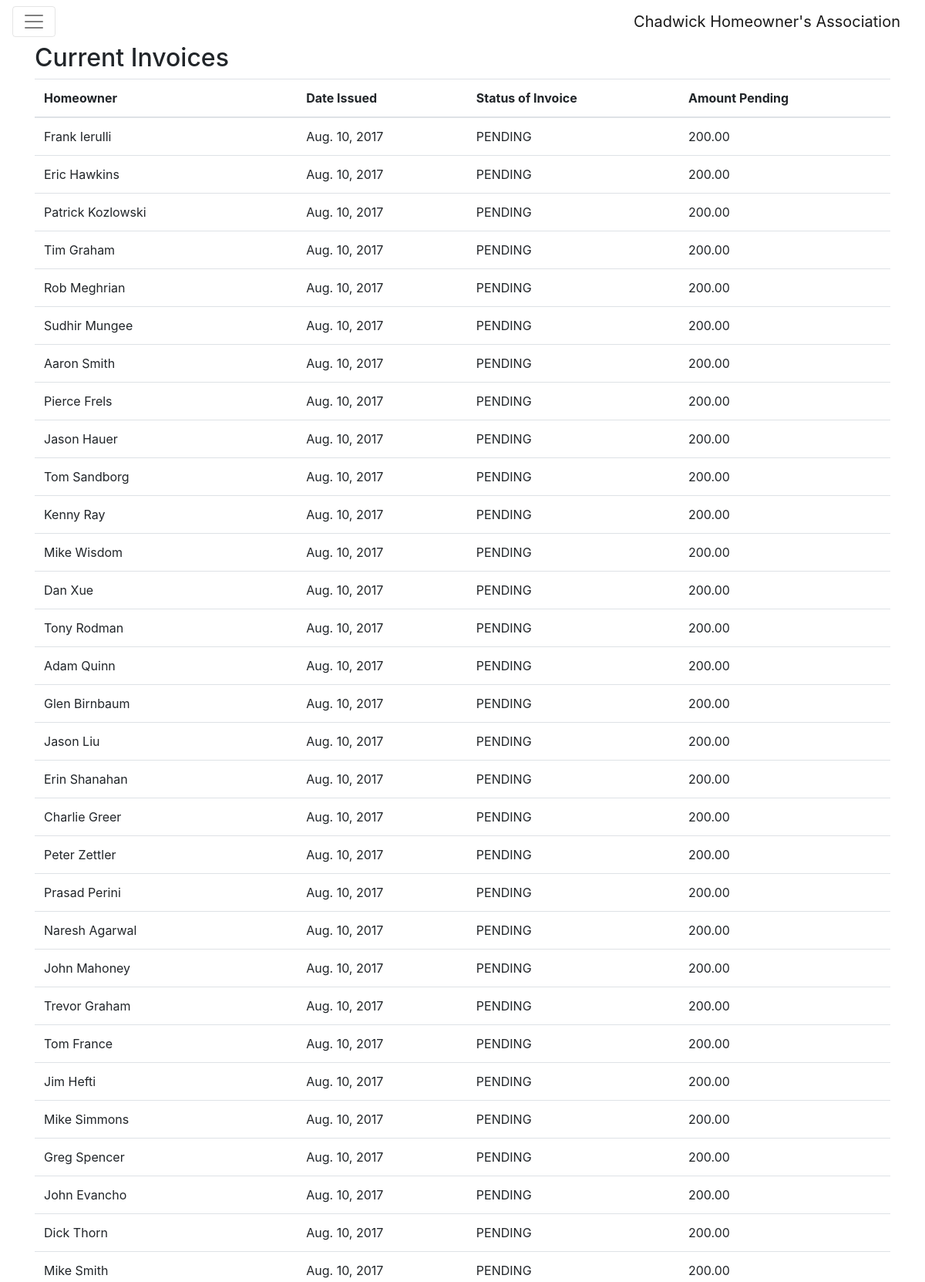
Screenshot of /invoices/ (upper part) with the database file from the repository.
### invoice/models.py (models this page shows, shortened)
class Invoice(models.Model):
	homeowner = models.ForeignKey('invoice.Household', blank=True, related_name='invoices', on_delete= models.CASCADE)
	STAT = (
		('PAID','Paid'),
		('PENDING','Pending'),
		('PAST_DUE','Past Due'),
	)
	status = models.CharField(max_length=10, choices=STAT, default='PENDING')
	date_issued = models.DateField(default=timezone.now)
	amount_pending = models.DecimalField(max_digits=8, decimal_places = 2)

class Household(models.Model):
	HOME = (
		('OWNED', 'Owned by Owner'),
		('SALE', 'On Sale'),
		('UNKNOWN',"Unknown")
	)
	MAILSTAT = (
		('SENT', 'Sent to Agent'),
		('NOT SENT', 'Not Sent to Agent')
	)
	last_name1 = models.CharField(max_length= 50)
	first_name1 = models.CharField(max_length = 50)
	last_name2 = models.CharField(max_length= 50, null = True, blank=True)
	first_name2 = models.CharField(max_length= 50, null = True, blank = True)
	address = models.CharField(max_length = 50, unique=True)
	house_number = models.IntegerField()
	street_name = models.CharField(max_length=20)
	email = models.EmailField(max_length= 50, null=True, blank=True)
	phone_number = models.IntegerField(blank=True, null =True)
	status = models.CharField(max_length =10, choices = HOME, default = 'OWNED')
	agent_email_status = models.CharField(max_length = 20, choices = MAILSTAT, default = "NOT SENT")
	@property
	def full_name(self):
		return self.first_name1 + " " + self.last_name1

### invoice/views.py (the view)
# urls.py: url(r'^invoices/$', views.invoices, name = 'invoices'),
def invoices(request):
	invoice_objs = Invoice.objects.all()
	return render(request, 'invoice/invoices.html', {"invoices": invoice_objs})

### invoice/templates/invoice/invoices.html
{% extends 'invoice/base.html'%}
{% block content %}
<h2>Current Invoices</h2>
<table class= "table table-hover">
  <thead>
      <tr>
        <th>Homeowner</th>
        <th>Date Issued</th>
        <th>Status of Invoice</th>
        <th>Amount Pending</th>
      </tr>
    </thead>
    <tbody>
    {% for invoice in invoices %}
    <tr class = 'clickable-row' data-href = "{% url 'edit_invoice' pk=invoice.pk %}">
          <td>{{ invoice.homeowner.full_name }}</td>
          <td>{{ invoice.date_issued }}</td>
          <td>{{ invoice.status }}</td>
          <td>{{ invoice.amount_pending }}</td>
        </tr>
  {% endfor %}
    </tbody>
 </table>
{% endblock %}

### rows the page displays
Invoice: homeowner.full_name "Frank Ierulli", date_issued "Aug. 10, 2017", status "PENDING", amount_pending "200.00"
Invoice: homeowner.full_name "Eric Hawkins", date_issued "Aug. 10, 2017", status "PENDING", amount_pending "200.00"
Invoice: homeowner.full_name "Patrick Kozlowski", date_issued "Aug. 10, 2017", status "PENDING", amount_pending "200.00"
Invoice: homeowner.full_name "Tim Graham", date_issued "Aug. 10, 2017", status "PENDING", amount_pending "200.00"
Invoice: homeowner.full_name "Rob Meghrian", date_issued "Aug. 10, 2017", status "PENDING", amount_pending "200.00"
Invoice: homeowner.full_name "Sudhir Mungee", date_issued "Aug. 10, 2017", status "PENDING", amount_pending "200.00"
Invoice: homeowner.full_name "Aaron Smith", date_issued "Aug. 10, 2017", status "PENDING", amount_pending "200.00"
Invoice: homeowner.full_name "Pierce Frels", date_issued "Aug. 10, 2017", status "PENDING", amount_pending "200.00"
Invoice: homeowner.full_name "Jason Hauer", date_issued "Aug. 10, 2017", status "PENDING", amount_pending "200.00"
Invoice: homeowner.full_name "Tom Sandborg", date_issued "Aug. 10, 2017", status "PENDING", amount_pending "200.00"
Invoice: homeowner.full_name "Kenny Ray", date_issued "Aug. 10, 2017", status "PENDING", amount_pending "200.00"
Invoice: homeowner.full_name "Mike Wisdom", date_issued "Aug. 10, 2017", status "PENDING", amount_pending "200.00"
Invoice: homeowner.full_name "Dan Xue", date_issued "Aug. 10, 2017", status "PENDING", amount_pending "200.00"
Invoice: homeowner.full_name "Tony Rodman", date_issued "Aug. 10, 2017", status "PENDING", amount_pending "200.00"
Invoice: homeowner.full_name "Adam Quinn", date_issued "Aug. 10, 2017", status "PENDING", amount_pending "200.00"
Invoice: homeowner.full_name "Glen Birnbaum", date_issued "Aug. 10, 2017", status "PENDING", amount_pending "200.00"
Invoice: homeowner.full_name "Jason Liu", date_issued "Aug. 10, 2017", status "PENDING", amount_pending "200.00"
Invoice: homeowner.full_name "Erin Shanahan", date_issued "Aug. 10, 2017", status "PENDING", amount_pending "200.00"
Invoice: homeowner.full_name "Charlie Greer", date_issued "Aug. 10, 2017", status "PENDING", amount_pending "200.00"
Invoice: homeowner.full_name "Peter Zettler", date_issued "Aug. 10, 2017", status "PENDING", amount_pending "200.00"
Invoice: homeowner.full_name "Prasad Perini", date_issued "Aug. 10, 2017", status "PENDING", amount_pending "200.00"
Invoice: homeowner.full_name "Naresh Agarwal", date_issued "Aug. 10, 2017", status "PENDING", amount_pending "200.00"
Invoice: homeowner.full_name "John Mahoney", date_issued "Aug. 10, 2017", status "PENDING", amount_pending "200.00"
Invoice: homeowner.full_name "Trevor Graham", date_issued "Aug. 10, 2017", status "PENDING", amount_pending "200.00"
Invoice: homeowner.full_name "Tom France", date_issued "Aug. 10, 2017", status "PENDING", amount_pending "200.00"
Invoice: homeowner.full_name "Jim Hefti", date_issued "Aug. 10, 2017", status "PENDING", amount_pending "200.00"
Invoice: homeowner.full_name "Mike Simmons", date_issued "Aug. 10, 2017", status "PENDING", amount_pending "200.00"
Invoice: homeowner.full_name "Greg Spencer", date_issued "Aug. 10, 2017", status "PENDING", amount_pending "200.00"
Invoice: homeowner.full_name "John Evancho", date_issued "Aug. 10, 2017", status "PENDING", amount_pending "200.00"
Invoice: homeowner.full_name "Dick Thorn", date_issued "Aug. 10, 2017", status "PENDING", amount_pending "200.00"
Invoice: homeowner.full_name "Mike Smith", date_issued "Aug. 10, 2017", status "PENDING", amount_pending "200.00"
